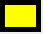
<?xml version="1.0" encoding="UTF-8"?>
<ui version="4.0">
 <class>YellowSquare</class>
 <widget class="QWidget" name="YellowSquare">
  <property name="geometry">
   <rect>
    <x>0</x>
    <y>0</y>
    <width>43</width>
    <height>34</height>
   </rect>
  </property>
  <property name="windowTitle">
   <string>Form</string>
  </property>
  <widget class="QPushButton" name="pushButton">
   <property name="geometry">
    <rect>
     <x>0</x>
     <y>0</y>
     <width>41</width>
     <height>32</height>
    </rect>
   </property>
   <property name="styleSheet">
    <string notr="true">#pushButton


{
background: yellow; 
border:5px solid black;
border-radius: 40px; 
}</string>
   </property>
   <property name="text">
    <string/>
   </property>
  </widget>
 </widget>
 <resources/>
 <connections/>
</ui>
